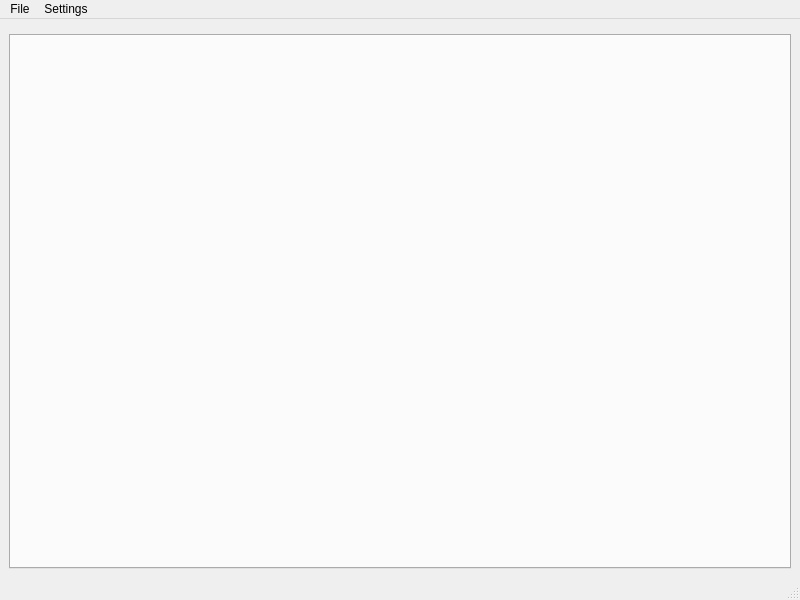
<?xml version="1.0" encoding="UTF-8"?>
<ui version="4.0">
 <class>MainWindow</class>
 <widget class="QMainWindow" name="MainWindow">
  <property name="geometry">
   <rect>
    <x>0</x>
    <y>0</y>
    <width>800</width>
    <height>600</height>
   </rect>
  </property>
  <property name="windowTitle">
   <string>MainWindow</string>
  </property>
  <widget class="QWidget" name="centralwidget">
   <layout class="QVBoxLayout" name="verticalLayout_2">
    <item>
     <layout class="QVBoxLayout" name="verticalLayout">
      <item>
       <widget class="ControlPanelWidget" name="controlWidget" native="true"/>
      </item>
      <item>
       <widget class="QTabWidget" name="worlTabsWidget">
        <property name="currentIndex">
         <number>-1</number>
        </property>
       </widget>
      </item>
     </layout>
    </item>
   </layout>
  </widget>
  <widget class="QMenuBar" name="menubar">
   <property name="geometry">
    <rect>
     <x>0</x>
     <y>0</y>
     <width>800</width>
     <height>21</height>
    </rect>
   </property>
   <widget class="QMenu" name="menuFile">
    <property name="title">
     <string>File</string>
    </property>
    <addaction name="actionNew"/>
    <addaction name="actionExit"/>
   </widget>
   <widget class="QMenu" name="menuSettings">
    <property name="title">
     <string>Settings</string>
    </property>
    <addaction name="actionAtlantSetup"/>
   </widget>
   <addaction name="menuFile"/>
   <addaction name="menuSettings"/>
  </widget>
  <widget class="QStatusBar" name="statusbar"/>
  <action name="actionNew">
   <property name="text">
    <string>New</string>
   </property>
  </action>
  <action name="actionExit">
   <property name="text">
    <string>Exit</string>
   </property>
  </action>
  <action name="actionAtlantSetup">
   <property name="text">
    <string>Atlant setup</string>
   </property>
  </action>
 </widget>
 <customwidgets>
  <customwidget>
   <class>ControlPanelWidget</class>
   <extends>QWidget</extends>
   <header>ControlPanel/ControlPanelWidget.h</header>
   <container>1</container>
  </customwidget>
 </customwidgets>
 <resources/>
 <connections/>
</ui>
